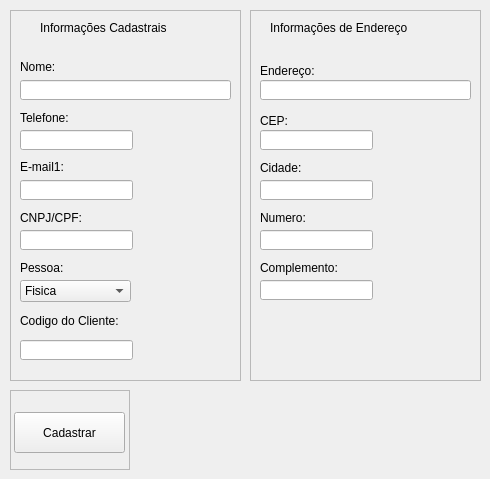
            <widget class="QWidget" name="endereco_cliente_frame">
             <attribute name="title">
              <string>Cadastrar Cliente</string>
             </attribute>
             <widget class="QFrame" name="informacao_cadastrais">
              <property name="geometry">
               <rect>
                <x>10</x>
                <y>10</y>
                <width>231</width>
                <height>371</height>
               </rect>
              </property>
              <property name="frameShape">
               <enum>QFrame::StyledPanel</enum>
              </property>
              <property name="frameShadow">
               <enum>QFrame::Raised</enum>
              </property>
              <widget class="QLabel" name="cadastrais_txt">
               <property name="geometry">
                <rect>
                 <x>30</x>
                 <y>10</y>
                 <width>171</width>
                 <height>16</height>
                </rect>
               </property>
               <property name="text">
                <string>Informações Cadastrais</string>
               </property>
              </widget>
              <widget class="QLineEdit" name="nome_cliente">
               <property name="geometry">
                <rect>
                 <x>10</x>
                 <y>70</y>
                 <width>211</width>
                 <height>20</height>
                </rect>
               </property>
              </widget>
              <widget class="QLabel" name="nome_txt_2">
               <property name="geometry">
                <rect>
                 <x>10</x>
                 <y>50</y>
                 <width>47</width>
                 <height>13</height>
                </rect>
               </property>
               <property name="text">
                <string>Nome:</string>
               </property>
              </widget>
              <widget class="QLabel" name="telefone_txt">
               <property name="geometry">
                <rect>
                 <x>10</x>
                 <y>100</y>
                 <width>61</width>
                 <height>16</height>
                </rect>
               </property>
               <property name="text">
                <string>Telefone:</string>
               </property>
              </widget>
              <widget class="QLineEdit" name="telefone_cliente">
               <property name="geometry">
                <rect>
                 <x>10</x>
                 <y>120</y>
                 <width>113</width>
                 <height>20</height>
                </rect>
               </property>
              </widget>
              <widget class="QLineEdit" name="email_cliente">
               <property name="geometry">
                <rect>
                 <x>10</x>
                 <y>170</y>
                 <width>113</width>
                 <height>20</height>
                </rect>
               </property>
              </widget>
              <widget class="QLabel" name="email_txt">
               <property name="geometry">
                <rect>
                 <x>10</x>
                 <y>150</y>
                 <width>47</width>
                 <height>13</height>
                </rect>
               </property>
               <property name="text">
                <string>E-mail1:</string>
               </property>
              </widget>
              <widget class="QLabel" name="cpfcnpj_txt">
               <property name="geometry">
                <rect>
                 <x>10</x>
                 <y>200</y>
                 <width>71</width>
                 <height>16</height>
                </rect>
               </property>
               <property name="text">
                <string>CNPJ/CPF:</string>
               </property>
              </widget>
              <widget class="QLineEdit" name="cnpcpf_cliente">
               <property name="geometry">
                <rect>
                 <x>10</x>
                 <y>220</y>
                 <width>113</width>
                 <height>20</height>
                </rect>
               </property>
              </widget>
              <widget class="QComboBox" name="pessoa_cliente">
               <property name="geometry">
                <rect>
                 <x>10</x>
                 <y>270</y>
                 <width>111</width>
                 <height>22</height>
                </rect>
               </property>
               <item>
                <property name="text">
                 <string>Fisica</string>
                </property>
               </item>
               <item>
                <property name="text">
                 <string>Juridica</string>
                </property>
               </item>
              </widget>
              <widget class="QLabel" name="pessoa_txt">
               <property name="geometry">
                <rect>
                 <x>10</x>
                 <y>250</y>
                 <width>61</width>
                 <height>16</height>
                </rect>
               </property>
               <property name="text">
                <string>Pessoa:</string>
               </property>
              </widget>
              <widget class="QLabel" name="codigo_cliente_txt">
               <property name="geometry">
                <rect>
                 <x>10</x>
                 <y>300</y>
                 <width>131</width>
                 <height>21</height>
                </rect>
               </property>
               <property name="text">
                <string>Codigo do Cliente:</string>
               </property>
              </widget>
              <widget class="QLineEdit" name="codigo_cliente">
               <property name="geometry">
                <rect>
                 <x>10</x>
                 <y>330</y>
                 <width>113</width>
                 <height>20</height>
                </rect>
               </property>
              </widget>
             </widget>
             <widget class="QFrame" name="frame_8">
              <property name="geometry">
               <rect>
                <x>250</x>
                <y>10</y>
                <width>231</width>
                <height>371</height>
               </rect>
              </property>
              <property name="frameShape">
               <enum>QFrame::StyledPanel</enum>
              </property>
              <property name="frameShadow">
               <enum>QFrame::Raised</enum>
              </property>
              <widget class="QLabel" name="ender_cliente_txt">
               <property name="geometry">
                <rect>
                 <x>20</x>
                 <y>10</y>
                 <width>181</width>
                 <height>16</height>
                </rect>
               </property>
               <property name="text">
                <string>Informações de Endereço</string>
               </property>
              </widget>
              <widget class="QLabel" name="enderco_txt">
               <property name="geometry">
                <rect>
                 <x>10</x>
                 <y>50</y>
                 <width>71</width>
                 <height>21</height>
                </rect>
               </property>
               <property name="text">
                <string>Endereço:</string>
               </property>
              </widget>
              <widget class="QLineEdit" name="endereco_cliente">
               <property name="geometry">
                <rect>
                 <x>10</x>
                 <y>70</y>
                 <width>211</width>
                 <height>20</height>
                </rect>
               </property>
              </widget>
              <widget class="QLabel" name="cep_txt">
               <property name="geometry">
                <rect>
                 <x>10</x>
                 <y>100</y>
                 <width>51</width>
                 <height>21</height>
                </rect>
               </property>
               <property name="text">
                <string>CEP:</string>
               </property>
              </widget>
              <widget class="QLineEdit" name="cep_cliente">
               <property name="geometry">
                <rect>
                 <x>10</x>
                 <y>120</y>
                 <width>113</width>
                 <height>20</height>
                </rect>
               </property>
              </widget>
              <widget class="QLineEdit" name="cidade_cliente">
               <property name="geometry">
                <rect>
                 <x>10</x>
                 <y>170</y>
                 <width>113</width>
                 <height>20</height>
                </rect>
               </property>
              </widget>
              <widget class="QLabel" name="cidade_txt">
               <property name="geometry">
                <rect>
                 <x>10</x>
                 <y>150</y>
                 <width>61</width>
                 <height>16</height>
                </rect>
               </property>
               <property name="text">
                <string>Cidade:</string>
               </property>
              </widget>
              <widget class="QLineEdit" name="numero_cliente">
               <property name="geometry">
                <rect>
                 <x>10</x>
                 <y>220</y>
                 <width>113</width>
                 <height>20</height>
                </rect>
               </property>
              </widget>
              <widget class="QLabel" name="numero_txt">
               <property name="geometry">
                <rect>
                 <x>10</x>
                 <y>200</y>
                 <width>71</width>
                 <height>16</height>
                </rect>
               </property>
               <property name="text">
                <string>Numero:</string>
               </property>
              </widget>
              <widget class="QLabel" name="complemento_txt">
               <property name="geometry">
                <rect>
                 <x>10</x>
                 <y>250</y>
                 <width>111</width>
                 <height>16</height>
                </rect>
               </property>
               <property name="text">
                <string>Complemento:</string>
               </property>
              </widget>
              <widget class="QLineEdit" name="complemento_cliente">
               <property name="geometry">
                <rect>
                 <x>10</x>
                 <y>270</y>
                 <width>113</width>
                 <height>20</height>
                </rect>
               </property>
              </widget>
             </widget>
             <widget class="QFrame" name="frame_9">
              <property name="geometry">
               <rect>
                <x>10</x>
                <y>390</y>
                <width>120</width>
                <height>80</height>
               </rect>
              </property>
              <property name="frameShape">
               <enum>QFrame::StyledPanel</enum>
              </property>
              <property name="frameShadow">
               <enum>QFrame::Raised</enum>
              </property>
              <widget class="QPushButton" name="cadastra_cliente">
               <property name="geometry">
                <rect>
                 <x>4</x>
                 <y>22</y>
                 <width>111</width>
                 <height>41</height>
                </rect>
               </property>
               <property name="text">
                <string>Cadastrar</string>
               </property>
              </widget>
             </widget>
            </widget>
